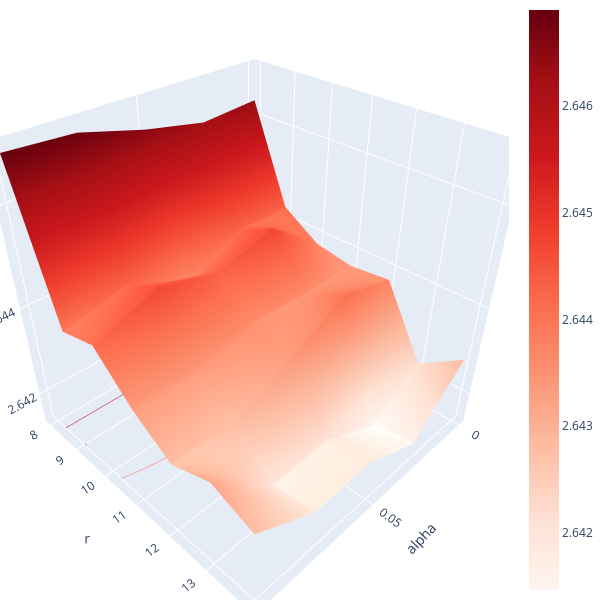

The notebook cell this image was saved under:
### Markdown cell above
We can visualize the matrix of the mean of RMSE of our range of parameters:

### Code cell
fig = go.Figure(go.Surface(colorscale="reds",
    x = np.asarray(vect_alpha),
    y = np.asarray(vect_r),
    z = np.asarray(R[0])))
fig.update_traces(contours_z=dict(show=True, usecolormap=True, project_z=True))
fig.update_layout(scene = dict(
                    xaxis_title='alpha',
                    yaxis_title='r',
                    zaxis_title='RMSE'),
                    width =600,
                    height=600,
                    margin=dict(r=0, b=0, l=0, t=0))
fig.show()

### Figure 1 — Plotly figure (JSON) as saved in the notebook; plotly's stock layout.template omitted (floating-point values rounded to 4 significant figures)
{"data": [{"colorscale": [[0, "rgb(255,245,240)"], [0.125, "rgb(254,224,210)"], [0.25, "rgb(252,187,161)"], [0.375, "rgb(252,146,114)"], [0.5, "rgb(251,106,74)"], [0.625, "rgb(239,59,44)"], [0.75, "rgb(203,24,29)"], [0.875, "rgb(165,15,21)"], [1, "rgb(103,0,13)"]], "contours": {"z": {"project": {"z": true}, "show": true, "usecolormap": true}}, "type": "surface", "x": [0, 0.025, 0.05, 0.075, 0.1], "y": [8, 9, 10, 11, 12, 13, 14], "z": [[2.646, 2.646, 2.646, 2.647, 2.647], [2.644, 2.644, 2.644, 2.644, 2.644], [2.644, 2.645, 2.644, 2.645, 2.644], [2.644, 2.644, 2.644, 2.643, 2.643], [2.644, 2.644, 2.643, 2.643, 2.643], [2.642, 2.641, 2.642, 2.642, 2.643], [2.643, 2.642, 2.642, 2.642, 2.643]]}], "layout": {"height": 600, "margin": {"b": 0, "l": 0, "r": 0, "t": 0}, "scene": {"xaxis": {"title": {"text": "alpha"}}, "yaxis": {"title": {"text": "r"}}, "zaxis": {"title": {"text": "RMSE"}}}, "width": 600}}
